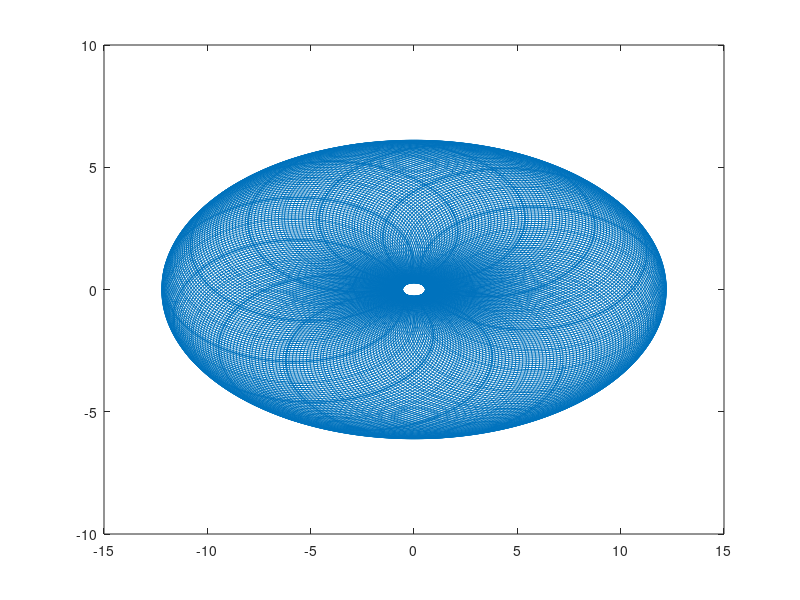

Source code (MATLAB):
##https://www.pinterest.com/pin/ATZmqvsWMLDazqb-gjpoWuFgagQUHVBsdslh_qA90DjB3euoTeXViOQ/
theta = 0:0.02*pi:500*pi;

##r=0.3 -2*sin(theta);
r=7*sin(7*theta);

##r=cos(theta);
##figure(1)
##plot(theta,r),xlabel("theta"),ylabel("r"),grid minor,
##figure(2)
##polar(theta,r),xlabel("theta"),ylabel("r"),grid minor,

##figure(3)

x =r.*cos(theta)*360;
y =r.*sin(theta)*360/4;
##plot(x,y),xlabel("x"),ylabel("y"),grid minor,

figure(4)

##xx = cos(theta) .* rand(1,201)*720;
##yy = sin(theta) .* rand(1,201)*360;
b= sqrt(pi);
a = 1.618;
a/b
xx = (a* cos(theta) + b* cos((a-b)/b* theta))*3.6;
yy = (a* sin(theta) - b* sin((a-b)/b* theta))*1.8;
plot(xx,yy),